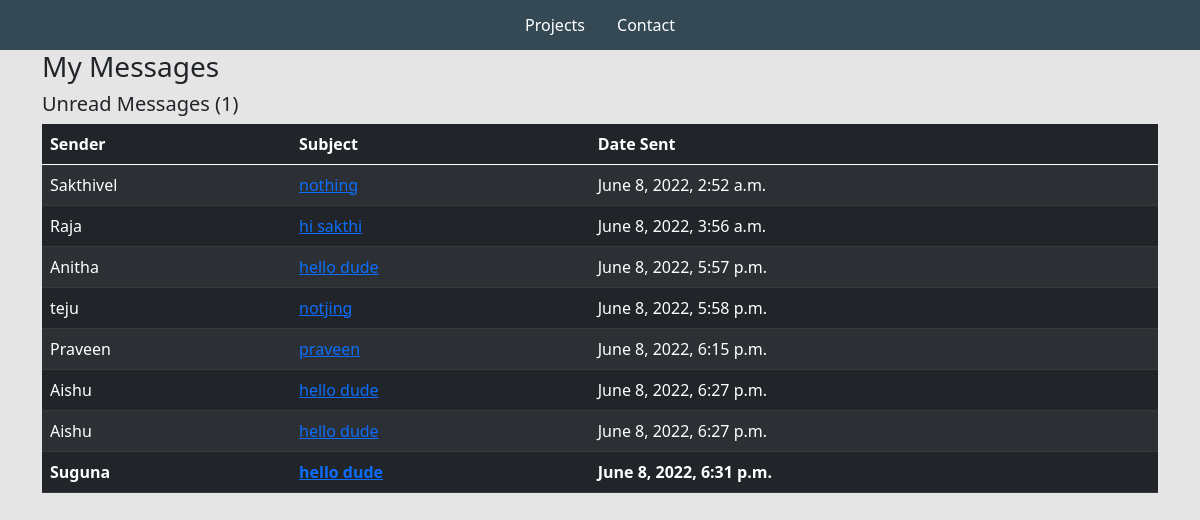
Screenshot of /inbox/ with the database file from the repository.
### base/models.py (models this page shows, shortened)
class Message(models.Model):
    name = models.CharField(max_length=200, null=True)
    email = models.CharField(max_length=200, null=True)
    subject = models.CharField(max_length=200, null=True)
    body = models.TextField()
    is_read = models.BooleanField(default=False)
    created = models.DateTimeField(auto_now_add=True)
    id = models.UUIDField(default=uuid.uuid4,  unique=True,
                          primary_key=True, editable=False)

### base/views.py (the view)
# urls.py: path('inbox/', views.inboxPage, name="inbox"),
def inboxPage(request):
    inbox = Message.objects.all().order_by('-is_read')
    unreadcount = Message.objects.filter(is_read=False).count()
    context = {'inbox':inbox, 'unreadcount':unreadcount}
    return render(request, 'base/inbox.html', context)

### base/templates/base/inbox.html
{% extends 'base/main.html' %}
{% load static %}
{% block content %}
<div class="container">
    <h3>My Messages</h3>
    <h5>Unread Messages ({{unreadcount}})</h5>
    <table class="table table-dark table-striped">
        <thead>
            <tr>
                <th>Sender</th>
                <th>Subject</th>
                <th>Date Sent</th>
            </tr>
        </thead>
        <tbody>
            {% for message in inbox %}
            {% if message.is_read %}
            <tr>
                {% else %}
            <tr style="font-weight: 900;">
                {% endif %}
                <td>{{message.name}}</td>
                <td><a href="{% url 'message' message.id %}">{{message.subject}}</a></td>
                <td>{{message.created}}</td>
            </tr>
            {% endfor %}
        </tbody>
    </table>
</div>
{% endblock content %}

### static/styles/main.css (style rules this page uses)
body { background-color: #E5E5E5; }

### rows the page displays
Message: name "Sakthivel", subject "nothing", created "June 8, 2022, 2:52 a.m."
Message: name "Raja", subject "hi sakthi", created "June 8, 2022, 3:56 a.m."
Message: name "Anitha", subject "hello dude", created "June 8, 2022, 5:57 p.m."
Message: name "teju", subject "notjing", created "June 8, 2022, 5:58 p.m."
Message: name "Praveen", subject "praveen", created "June 8, 2022, 6:15 p.m."
Message: name "Aishu", subject "hello dude", created "June 8, 2022, 6:27 p.m."
Message: name "Aishu", subject "hello dude", created "June 8, 2022, 6:27 p.m."
Message: name "Suguna", subject "hello dude", created "June 8, 2022, 6:31 p.m."

### other values shown
{{ unreadcount }} "1"
